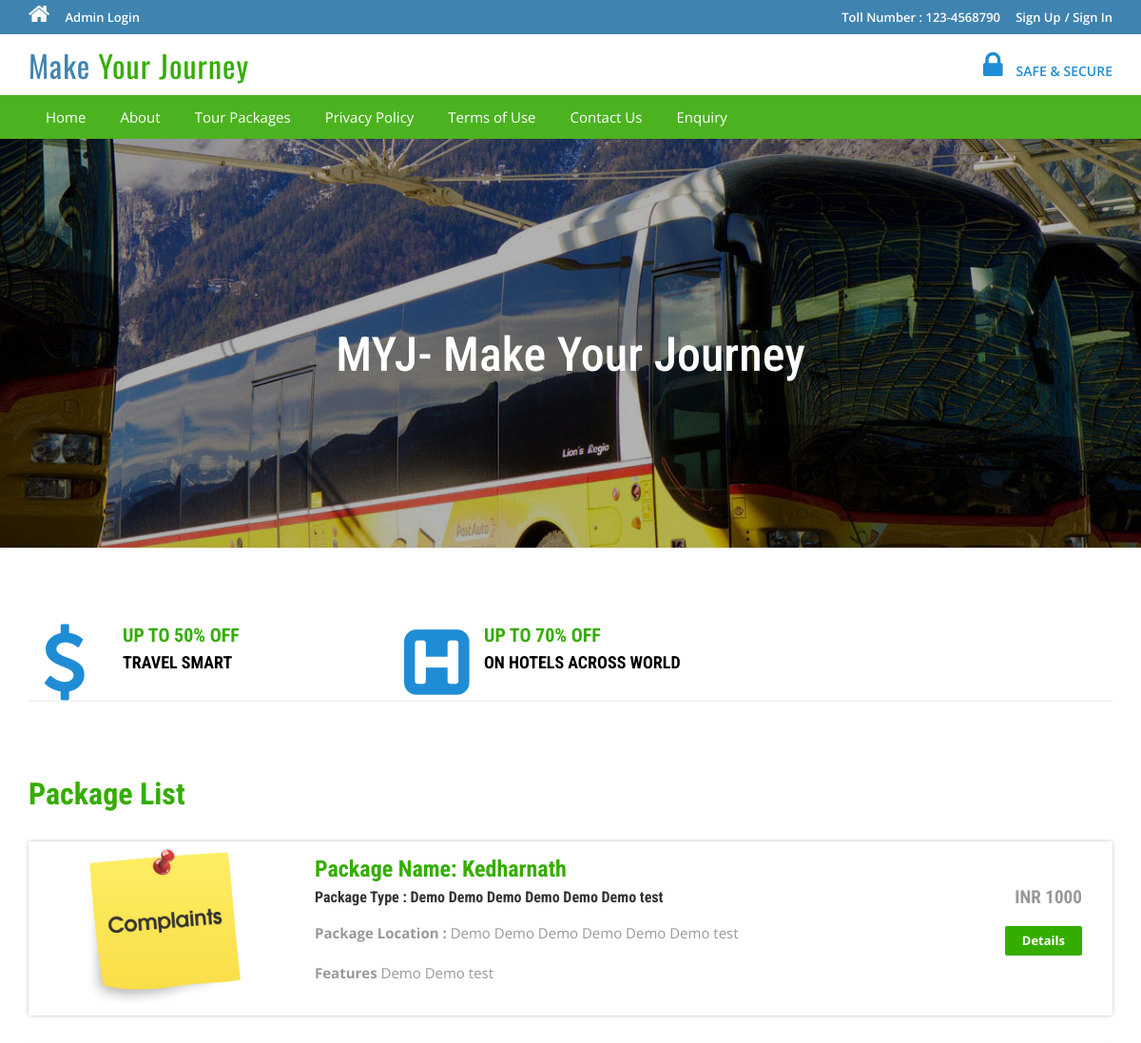
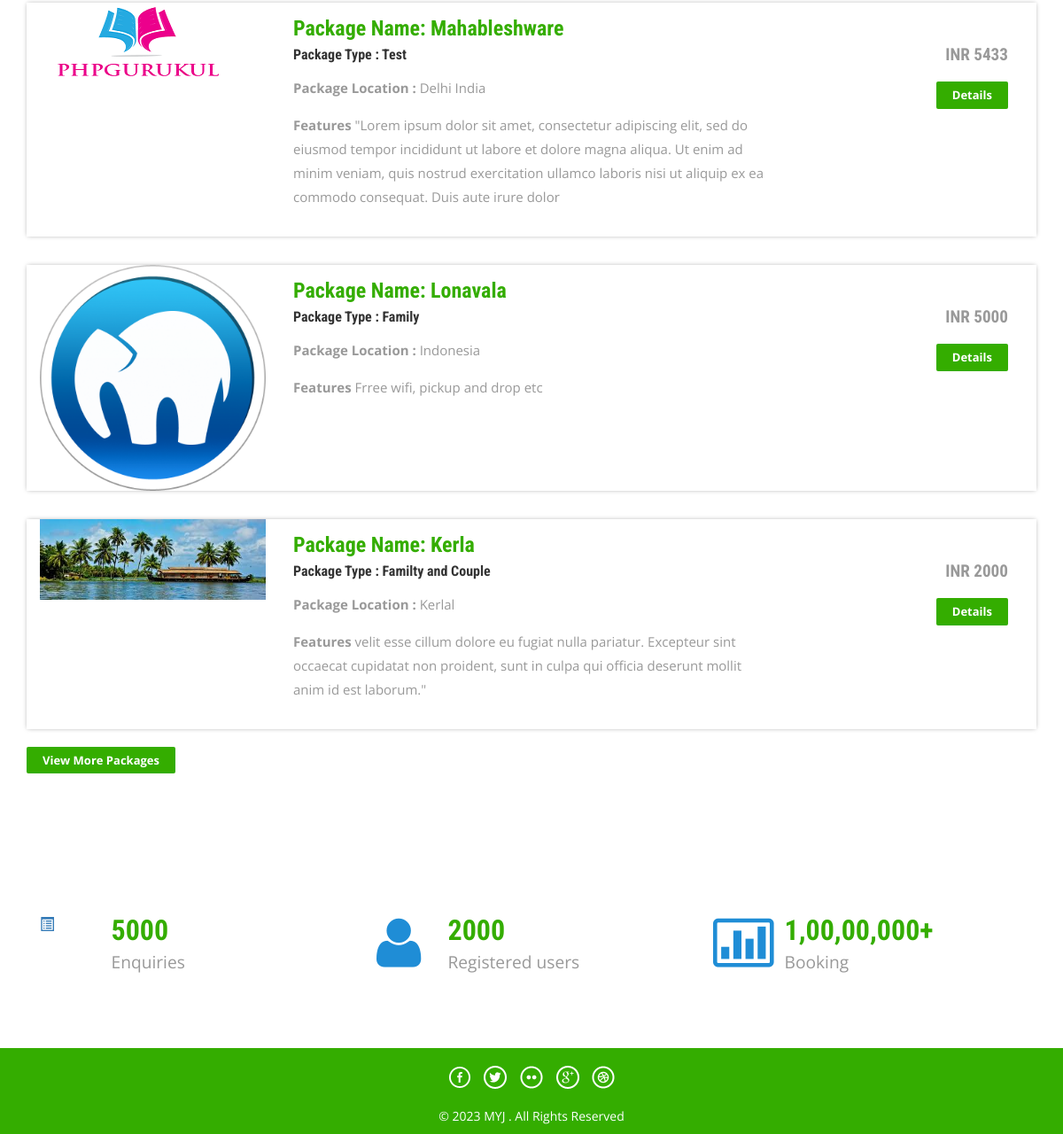
The page / on the database its author committed (2 pictures, top to bottom).
### tables this page shows
CREATE TABLE `tbltourpackages` (
  `PackageId` int(11) NOT NULL,
  `PackageName` varchar(200) DEFAULT NULL,
  `PackageType` varchar(150) DEFAULT NULL,
  `PackageLocation` varchar(100) DEFAULT NULL,
  `PackagePrice` int(11) DEFAULT NULL,
  `PackageFetures` varchar(255) DEFAULT NULL,
  `PackageDetails` mediumtext DEFAULT NULL,
  `PackageImage` varchar(100) DEFAULT NULL,
  `Creationdate` timestamp NULL DEFAULT current_timestamp(),
  `UpdationDate` timestamp NULL DEFAULT NULL ON UPDATE current_timestamp()
);

### index.php (the view, shortened to what this page needs)
<?php
include('includes/config.php');
?>
<!DOCTYPE HTML>
<html>
<head>
<link href="css/bootstrap.css" rel='stylesheet' type='text/css' />
<link href="css/style.css" rel='stylesheet' type='text/css' />
<link href="css/font-awesome.css" rel="stylesheet">
</head>
<body>
<?php include('includes/header.php');?>
<div class="banner">
	<div class="container">
<h1 class="wow zoomIn animated animated" data-wow-delay=".5s" style="visibility: visible; animation-delay: 0.5s; animation-name: zoomIn;"> MYJ- Make Your Journey</h1>
	</div>
</div>
<div class="container">
	<div class="rupes">
<div class="col-md-4 rupes-left wow fadeInDown animated animated" data-wow-delay=".5s" style="visibility: visible; animation-delay: 0.5s; animation-name: fadeInDown;">
			<div class="rup-left">
				<a href="offers.html"><i class="fa fa-usd"></i></a>
			</div>
			<div class="rup-rgt">
				<h3>UP TO 50% OFF</h3>
				<h4><a href="https://www.makemytrip.com/">TRAVEL SMART</a></h4>
			</div>
				<div class="clearfix"></div>
		</div>
		<div class="col-md-4 rupes-left wow fadeInDown animated animated" data-wow-delay=".5s" style="visibility: visible; animation-delay: 0.5s; animation-name: fadeInDown;">
			<div class="rup-left">
				<a href="offers.html"><i class="fa fa-h-square"></i></a>
			</div>
			<div class="rup-rgt">
				<h3>UP TO 70% OFF</h3>
				<h4><a href="https://www.trivago.in/en-IN/lm?themeId=280&search=200-64981&sem_keyword=trivago&sem_creativeid=598703244705&sem_matchtype=e&sem_network=g&sem_device=c&sem_placement=&sem_target=&sem_adposition=&sem_param1=&sem_param2=&sem_campaignid=12420248128&sem_adgroupid=118398954396&sem_targetid=kwd-5593367084&sem_location=9062213&cipc=br&cip=9119000005&gclid=CjwKCAjwxr2iBhBJEiwAdXECw-B_9JBAUQ6R3f3CWFaunroqvxqPtUIKS2swxoA9Ju3ka7r4DfDMbBoCfd0QAvD_BwE">ON HOTELS ACROSS WORLD</a></h4>
			</div>
				<div class="clearfix"></div>
		</div>
	</div>
</div>
<div class="container">
	<div class="holiday">
	<h3>Package List</h3>
<?php $sql = "SELECT * from tbltourpackages order by rand() limit 4";
$query = $dbh->prepare($sql);
$query->execute();
$results=$query->fetchAll(PDO::FETCH_OBJ);
if($query->rowCount() > 0)
{
foreach($results as $result)
{	?>
			<div class="rom-btm">
				<div class="col-md-3 room-left wow fadeInLeft animated" data-wow-delay=".5s">
					<img src="admin/pacakgeimages/<?php echo htmlentities($result->PackageImage);?>" class="img-responsive" alt="">
				</div>
				<div class="col-md-6 room-midle wow fadeInUp animated" data-wow-delay=".5s">
					<h4>Package Name: <?php echo htmlentities($result->PackageName);?></h4>
					<h6>Package Type : <?php echo htmlentities($result->PackageType);?></h6>
					<p><b>Package Location :</b> <?php echo htmlentities($result->PackageLocation);?></p>
					<p><b>Features</b> <?php echo htmlentities($result->PackageFetures);?></p>
				</div>
				<div class="col-md-3 room-right wow fadeInRight animated" data-wow-delay=".5s">
					<h5>INR <?php echo htmlentities($result->PackagePrice);?></h5>
					<a href="package-details.php?pkgid=<?php echo htmlentities($result->PackageId);?>" class="view">Details</a>
				</div>
				<div class="clearfix"></div>
			</div>
<?php }} ?>
<div><a href="package-list.php" class="view">View More Packages</a></div>
</div>
	</div>
<div class="routes">
	<div class="container">
		<div class="col-md-4 routes-left wow fadeInRight animated" data-wow-delay=".5s">
			<div class="rou-left">
				<a href="#"><i class="glyphicon glyphicon-list-alt"></i></a>
			</div>
			<div class="rou-rgt wow fadeInDown animated" data-wow-delay=".5s">
				<h3>5000</h3>
				<p>Enquiries</p>
			</div>
				<div class="clearfix"></div>
		</div>
		<div class="col-md-4 routes-left">
			<div class="rou-left">
				<a href="#"><i class="fa fa-user"></i></a>
			</div>
			<div class="rou-rgt">
				<h3>2000</h3>
				<p>Registered users</p>
			</div>
				<div class="clearfix"></div>
		</div>
		<div class="col-md-4 routes-left wow fadeInRight animated" data-wow-delay=".5s">
			<div class="rou-left">
				<a href="#"><i class="fa fa-ticket"></i></a>
			</div>
			<div class="rou-rgt">
				<h3>1,00,00,000+</h3>
				<p>Booking</p>
			</div>
				<div class="clearfix"></div>
		</div>
		<div class="clearfix"></div>
	</div>
</div>
<?php include('includes/footer.php');?>
</body>
</html>

### css/style.css (style rules this page uses)
html, body { font-size: 100%; background: #fff; font-family: 'Open Sans', sans-serif; }
body a,.grid_1,plan_1,plan_1.one,plan_1.two,i.icon1, i.icon2, i.icon3, i.icon4, i.icon5, i.icon6 { transition:0.5s all; -webkit-transition:0.5s all; -moz-transition:0.5s all; -o-transition:0.5s all; -ms-transition:0.5s all; }
h1,h2,h3,h4,h5,h6 { margin:0; font-family: 'Roboto Condensed', sans-serif; }
p { margin:0; }
.banner { background: url(../images/3.jpg)no-repeat; background-size: cover; -webkit-background-size: cover; -o-background-size: cover; -ms-background-size: cover; -moz-background-size: cover; min-height: 430px; }
.banner h1 { font-size: 50px; margin-bottom: 40px; padding: 4em 0 0; text-align: center; color: #ffffff; }
.rup-left { float: left; width: 24%; }
.rup-rgt { float: left; width: 76%; }
.rupes { padding: 5em 0; border-top: 1px solid rgba(236, 236, 236, 0.9); border-bottom: 1px solid rgba(236, 236, 236, 0.9); }
i.fa.fa-usd { font-size: 5em; color: #1f8dd6; }
i.fa.fa-h-square { font-size: 5em; color: #1f8dd6; }
.rupes h3 { font-size: 20px; color: #34ad00; font-weight: 700; }
.rupes h4 { font-size: 18px; margin: 8px 0; font-weight: 700; }
.rupes h4 a { color: #000000; }
.rup-left a { display: inline-block; }
.routes { padding: 5em 0; }
.rou-left { float: left; width: 23%; }
.rou-rgt { float: left; width: 70%; }
i.fa.fa-truck,i.fa.fa-user,i.fa.fa-ticket { font-size: 4em; color:#1f8dd6; }
.routes h3 { font-size: 2em; font-weight: 700; color: #34ad00; }
.routes p { font-size: 1.2em; color: #999; line-height: 1.8em; }
.holiday { padding: 5em 0; }
.holiday h3 { font-size: 2em; font-weight: 700; color: #34ad00; }
.holiday p { font-size: 1.2em; line-height: 1.8em; margin: 1em 0; color: #999; }
a.view { padding: 6px 18px; font-weight: 700; color: #fff; background-color: #34ad00; border: 0; font-size: 13px; border-radius: 2px; -webkit-transition: all .2s; -moz-transition: all .2s; transition: all .2s; margin-top: 20px; display: inline-block; }
.rom-btm { margin-top: 2em; box-shadow: 0px 0px 5px -1px rgba(0, 0, 0, 0.37); }
.rom-btm h4 { font-size: 1.5em; font-weight: 700; color: #34ad00; }
.rom-btm p { font-size: 15px; color: #999; }
.rom-btm h6 { font-size: 1em; font-weight: 700; margin: 0.5em 0; }
.room-right { text-align: right; padding: 3em 2em; }
.room-midle { padding: 1em; }
.rom-btm h5 { font-size: 1.2em; font-weight: 700; color: #999; }
.glyphicon { position: relative; top: 1px; display: inline-block; font-family: 'Glyphicons Halflings'; font-style: normal; font-weight: normal; line-height: 1; -webkit-font-smoothing: antialiased; -moz-osx-font-smoothing: grayscale; }

### rows shown on the page
tbltourpackages: PackageImage (picture), PackageName "Kedharnath", PackageType "Demo Demo Demo Demo Demo Demo test", PackageLocation "Demo Demo Demo Demo Demo Demo test", PackageFetures "Demo Demo test", PackagePrice "1000"
tbltourpackages: PackageImage (picture), PackageName "Mahableshware", PackageType "Test", PackageLocation "Delhi India", PackageFetures "\"Lorem ipsum dolor sit amet, consectetur adipiscing elit, sed do eiusmod tempor incididunt ut labore et dolore magna aliqua. Ut enim ad minim veniam, quis nostrud exercitation ullamco laboris nisi ut aliquip ex ea commodo consequat. Duis aute irure dolor", PackagePrice "5433"
tbltourpackages: PackageImage (picture), PackageName "Lonavala", PackageType "Family", PackageLocation "Indonesia", PackageFetures "Frree wifi, pickup and drop etc", PackagePrice "5000"
tbltourpackages: PackageImage (picture), PackageName "Kerla", PackageType "Familty and Couple", PackageLocation "Kerlal", PackageFetures "velit esse cillum dolore eu fugiat nulla pariatur. Excepteur sint occaecat cupidatat non proident, sunt in culpa qui officia deserunt mollit anim id est laborum.\"", PackagePrice "2000"
